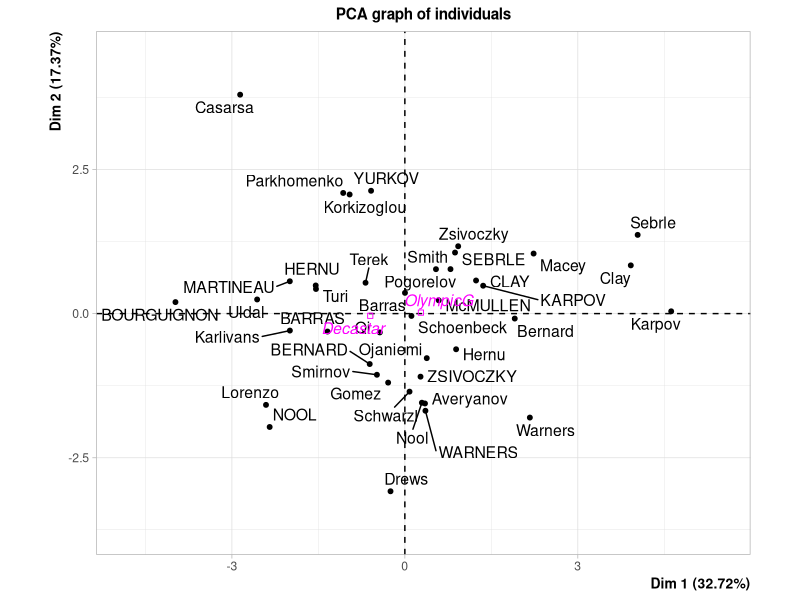
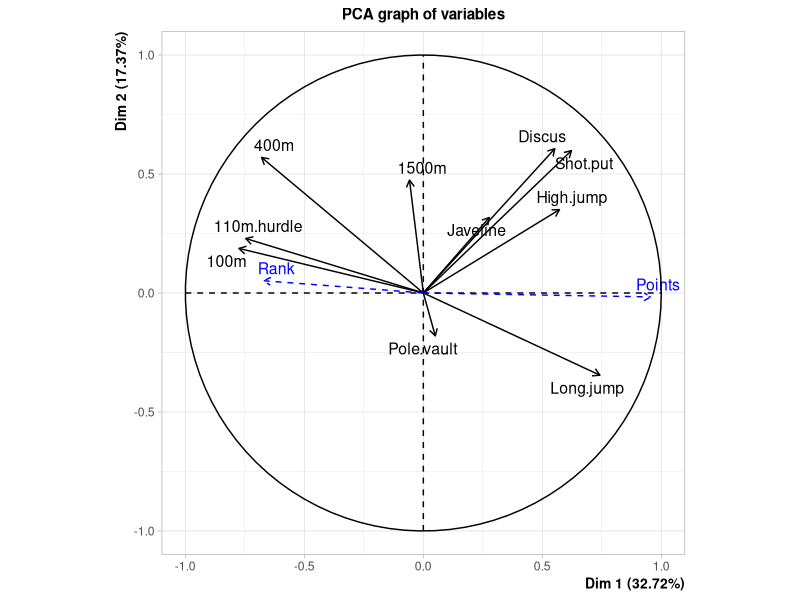
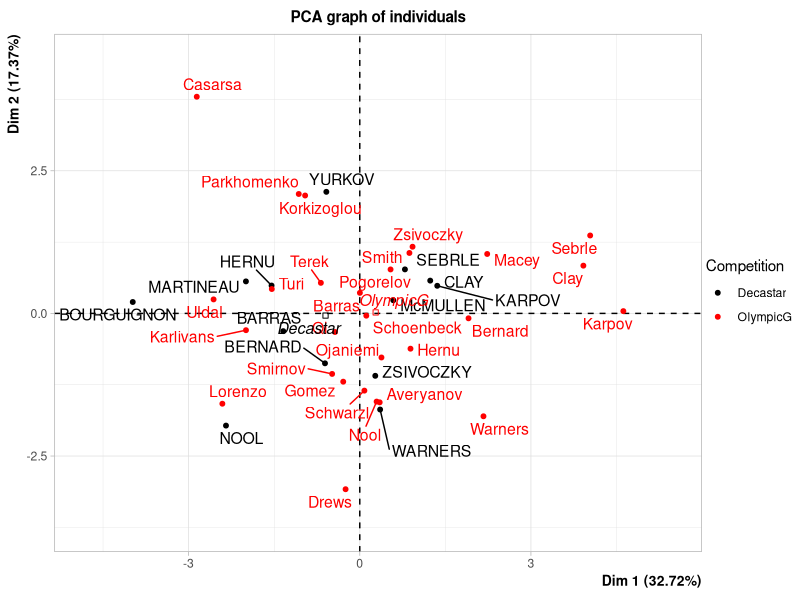
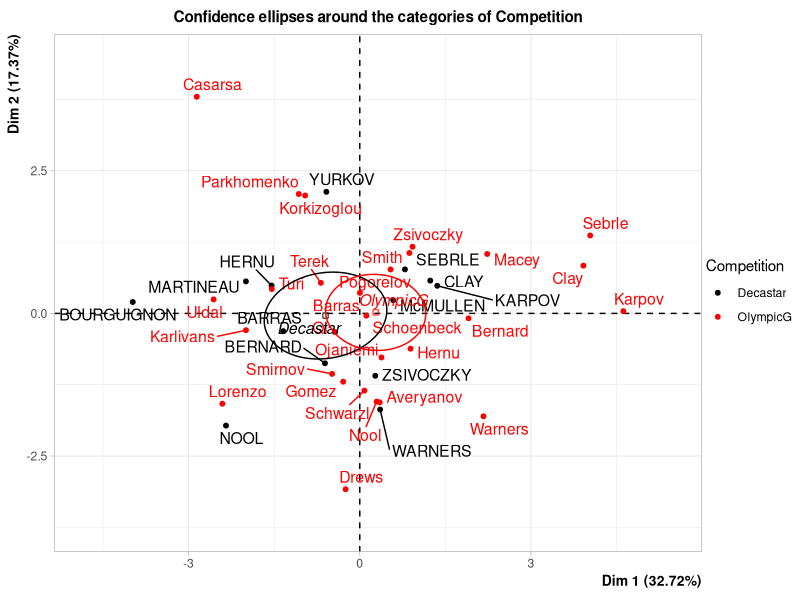

Recreate these plots in R, in order.
library(FactoMineR)


### Name: PCA
### Title: Principal Component Analysis (PCA)
### Aliases: PCA
### Keywords: multivariate

### ** Examples

data(decathlon)
res.pca <- PCA(decathlon, quanti.sup = 11:12, quali.sup=13)
## plot of the eigenvalues
## barplot(res.pca$eig[,1],main="Eigenvalues",names.arg=1:nrow(res.pca$eig))
summary(res.pca)
plot(res.pca,choix="ind",habillage=13)
dimdesc(res.pca, axes = 1:2)
## To draw ellipses around the categories of the 13th variable (which is categorical)
plotellipses(res.pca,13)

## Example with missing data
## use package missMDA
## Not run: 
##D require(missMDA)
##D data(orange)
##D nb <- estim_ncpPCA(orange,ncp.min=0,ncp.max=5,method.cv="Kfold",nbsim=50)
##D imputed <- imputePCA(orange,ncp=nb$ncp)
##D res.pca <- PCA(imputed$completeObs)
## End(Not run)
